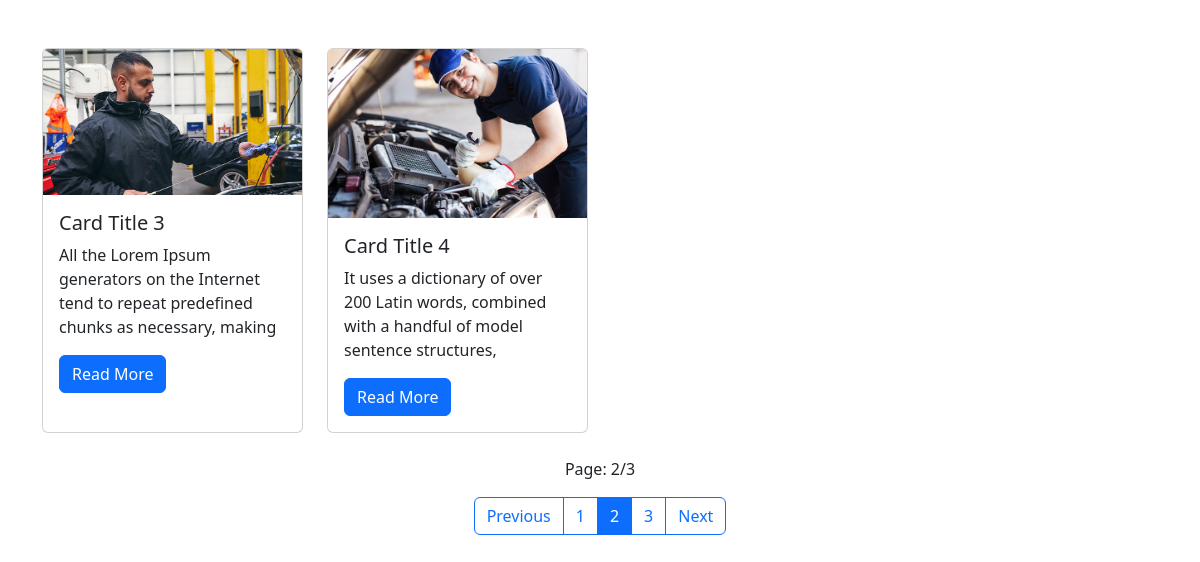
Screenshot of /?page=2 with the database file from the repository.
### pagination/models.py (models this page shows, shortened)
class Service(models.Model):
    img = models.ImageField(default="static/img/card/car-service.jpg", upload_to="pagination/media/img/card")
    title = models.CharField(max_length=225)
    description = models.TextField()

### pagination/views.py (the view)
# urls.py: 2. Add a URL to urlpatterns:  path('', views.home, name='home')
def home(request):
    default_page = 1
    page = request.GET.get('page', default_page)
    services = Service.objects.all()
    items_per_page = 2
    paginator = Paginator(services, items_per_page)
    try:
        items_page = paginator.page(page)
    except PageNotAnInteger:
        items_page = paginator.page(default_page)
    except EmptyPage:
        items_page = paginator.page(paginator.num_pages)
    context = {
        'services':services,
        'items_page':items_page,
    }
    return render(request, 'home.html', context)

### pagination/templates/home.html (shortened to what this page needs)
{% extends "base.html" %}
{% load static %}
{% block body %}
<section id="pagination" class="pagination py-5">
  {% if items_page %}
  <div class="container">
    <div class="row row-cols-1 row-cols-md-4 g-4">
      {% for service in items_page %}
      <div class="col-lg-3 col-md-4 col-sm-15">
        <div class="card h-100">
          <img src="{{ service.img.url }}" class="card-img-top" alt="...">
          <div class="card-body">
            <h5 class="card-title">{{ service.title }}</h5>
            <p class="card-text">{{ service.description|slice:":100" }}</p>
            <a href="#" class="btn btn-primary">Read More</a>
          </div>
        </div>
      </div>
      {% endfor %}
    </div>
    <div class="row justify-content-center mt-4">
      <div class="col text-center">
        <p>Page: {{ items_page.number }}/{{items_page.paginator.num_pages}}</p>
        {% if items_page.has_other_pages %}
        <div class="btn-group" role="group" aria-label="Item pagination">
          {% if items_page.has_previous %}
          <a href="?page={{ items_page.previous_page_number }}" class="btn btn-outline-primary">Previous</a>
          {% endif %}
          {% for page_number in items_page.paginator.page_range %}
          {% if items_page.number == page_number %}
          <button class="btn btn-outline-primary active">
            <span>{{ page_number }} </span>
          </button>
          {% else %}
          <a href="?page={{ page_number }}" class="btn btn-outline-primary">
            {{ page_number }}
          </a>
          {% endif %}
          {% endfor %}
          {% if items_page.has_next %}
          <a href="?page={{ items_page.next_page_number }}" class="btn btn-outline-primary">Next</a>
          {% endif %}
        </div>
        {% endif %}
        {% else %}
        <p>No items found.</p>
        {% endif %}
      </div>
    </div>
  </div>
</section>
{% endblock body %}

### pagination/templates/base.html (shortened to what this page needs)
<!DOCTYPE html>
<html lang="en">
<head>
    <link rel="stylesheet" href="https://cdn.jsdelivr.net/npm/bootstrap@5.2.0/dist/css/bootstrap.min.css">
</head>
<body>
    {% block body %}
    {% endblock body %}
</body>
</html>

### rows the page displays
Service: img (picture), title "Card Title 3", description "All the Lorem Ipsum generators on the Internet tend to repeat predefined chunks as necessary, making"
Service: img (picture), title "Card Title 4", description "It uses a dictionary of over 200 Latin words, combined with a handful of model sentence structures,"

### other values shown
{{ items_page.number }} "2"
{{ items_page.paginator.num_pages }} "3"
{{ page_number }} "1" "3"
{{ page_number }} "2"
